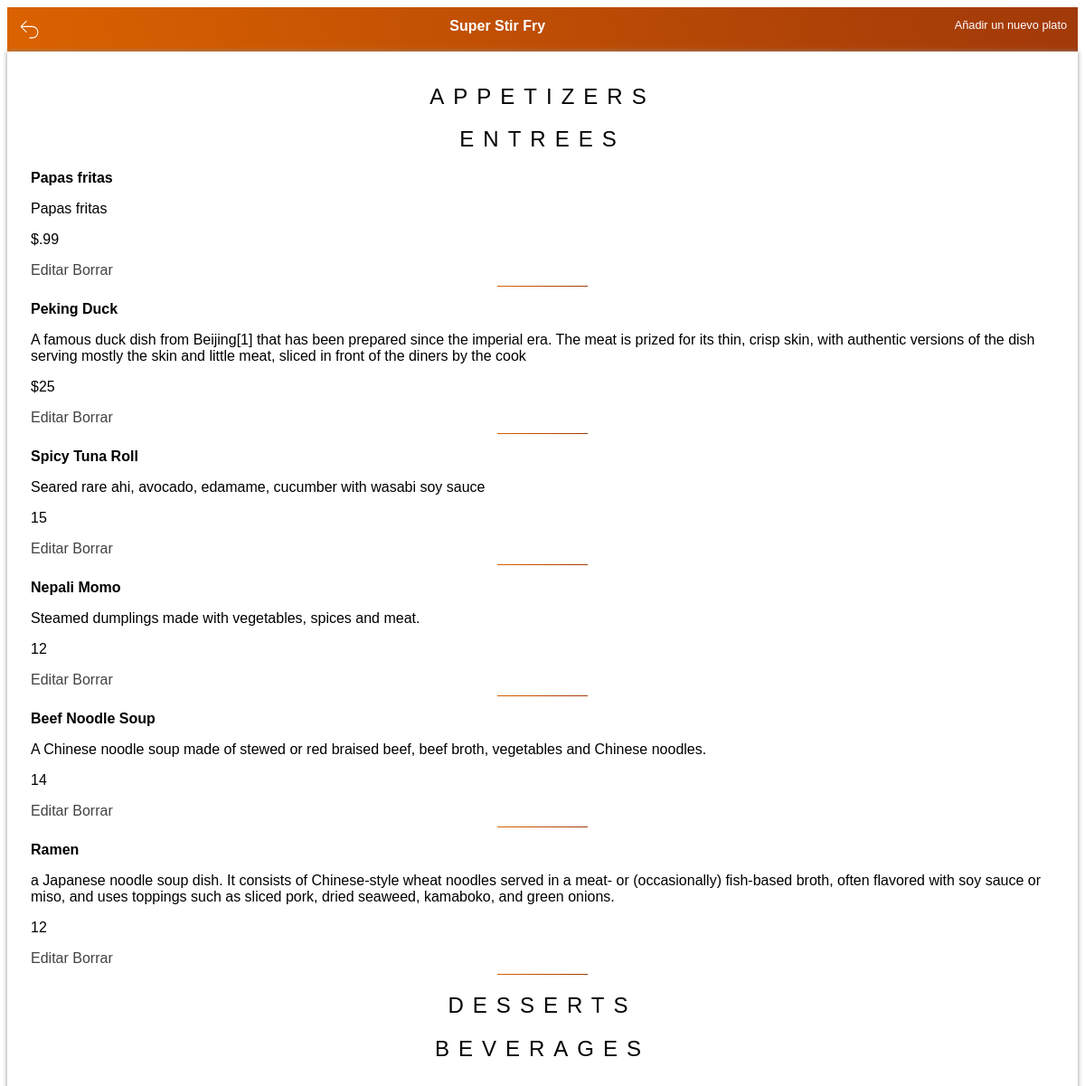
The app's page /restaurant/2/menu/, older data.
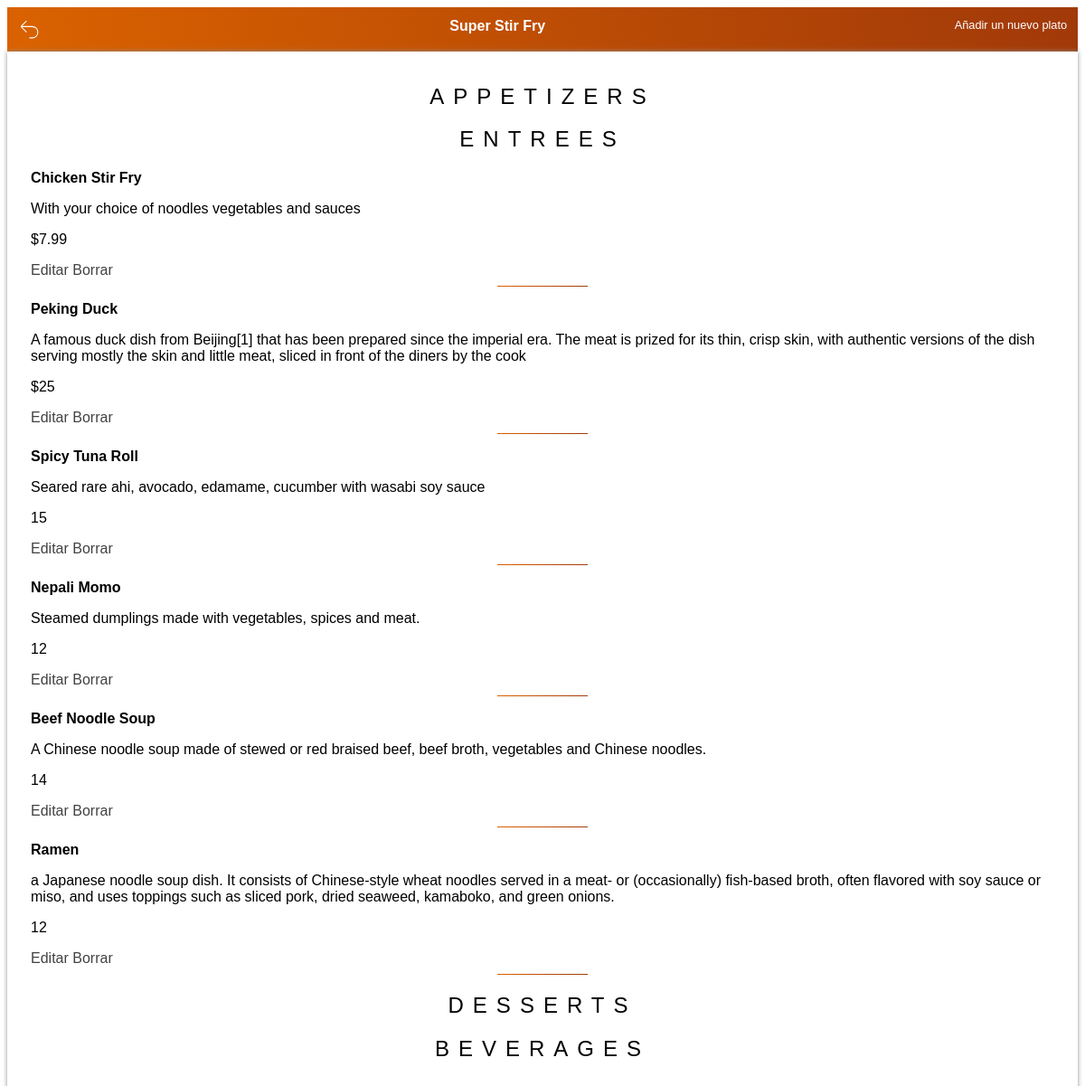
The same page, newer data.
### el finalfinal proyecto/database_setup.py (models this page shows, shortened)
class MenuItem(Base):
    __tablename__ = 'menu_item'
    name = Column(String(80), nullable=False)
    id = Column(Integer, primary_key=True)
    description = Column(String(250))
    price = Column(String(8))
    course = Column(String(250))
    restaurant_id = Column(Integer, ForeignKey('restaurant.id'))
    restaurant = relationship(Restaurant)

### el finalfinal proyecto/finalproject.py (the view)
@app.route('/restaurant/<int:restaurant_id>/')
@app.route('/restaurant/<int:restaurant_id>/menu/')
def showMenu(restaurant_id):
    DBSession = sessionmaker(bind=engine)
    session = DBSession()
    restaurant = session.query(Restaurant).filter_by(id=restaurant_id).one()
    items = session.query(MenuItem).filter_by(restaurant_id=restaurant_id).all()
    print("Enseñado menú del restaurante con éxito")
    return render_template('menu.html', items=items, restaurant=restaurant)

### el finalfinal proyecto/templates/menu.html (shortened to what this page needs)
<html>
<!DOCTYPE html>
<html lang="en">
<head>
	<link rel=stylesheet type=text/css href="{{ url_for('static', filename='menu.css') }}">
</head>
<body>
<nav>
	<a href="{{ url_for('showRestaurants') }}">
		<svg xmlns="http://www.w3.org/2000/svg" fill="none" viewBox="0 0 24 24" strokeWidth={1.5} stroke="currentColor" className="w-6 h-6" width="25px">
		<path strokeLinecap="round" strokeLinejoin="round" d="M9 15L3 9m0 0l6-6M3 9h12a6 6 0 010 12h-3"/>
		</svg>
	</a>
	<b>{{restaurant.name}}</b>
    {% if items !=[] %}
	<a href="{{url_for('newMenuItem', restaurant_id = restaurant.id )}}">Añadir un nuevo plato</a>
</nav>
	<div class="container-items">
		<div class="aperitivos">
			<h2>Appetizers</h2>
	<div class="entrada">
		<h2>Entrees</h2>
		{% for i in items %}
		{% if i.course == 'Entree' %}
		<p><b>{{i.name}}</b></p>
		<p>{{i.description}}</p>
		<p>{{i.price}}</p>
		<a href='{{url_for('editMenuItem', restaurant_id = restaurant.id, menu_id=i.id )}}'>Editar</a>
		<a href='{{url_for('deleteMenuItem', restaurant_id = restaurant.id, menu_id=i.id )}}'>Borrar</a>
		<hr>
        {% endif %}
		{% endfor %}
	</div>
	<div class="postres">
		<h2>Desserts</h2>
	</div>
	<div class="bebidas">
		<h2>Beverages</h2>
	</div>
	</div>
		{% else %}
		<p> Actualmente, no tienes platos en el menú. <p>
		<a href = "{{url_for('newMenuItem', restaurant_id = restaurant.id )}}">Añadir un nuevo plato</a>
			{% endif %}
	</body>
</html>

Row changes from the older to the newer data that the page shows:
changed MenuItem: name "Papas fritas" → "Chicken Stir Fry"; description "Papas fritas" → "With your choice of noodles vegetables and sauces"; price "$.99" → "$7.99"
